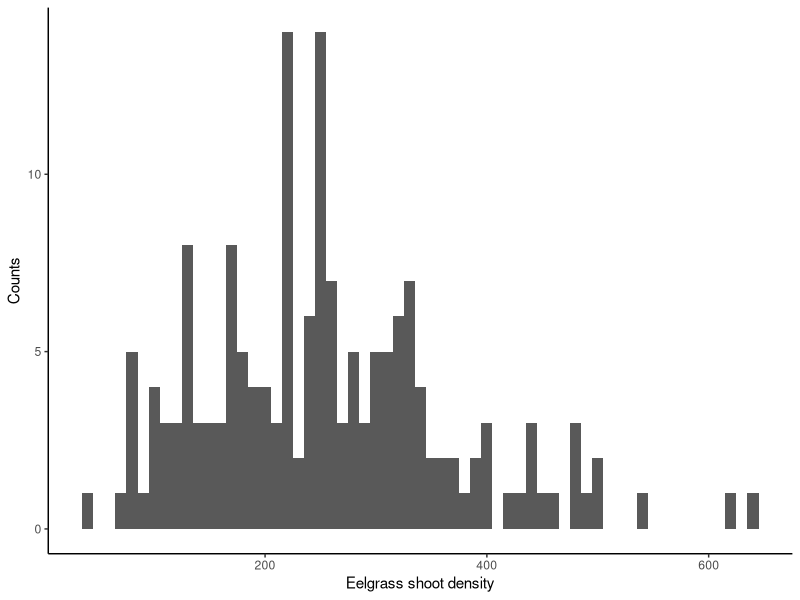
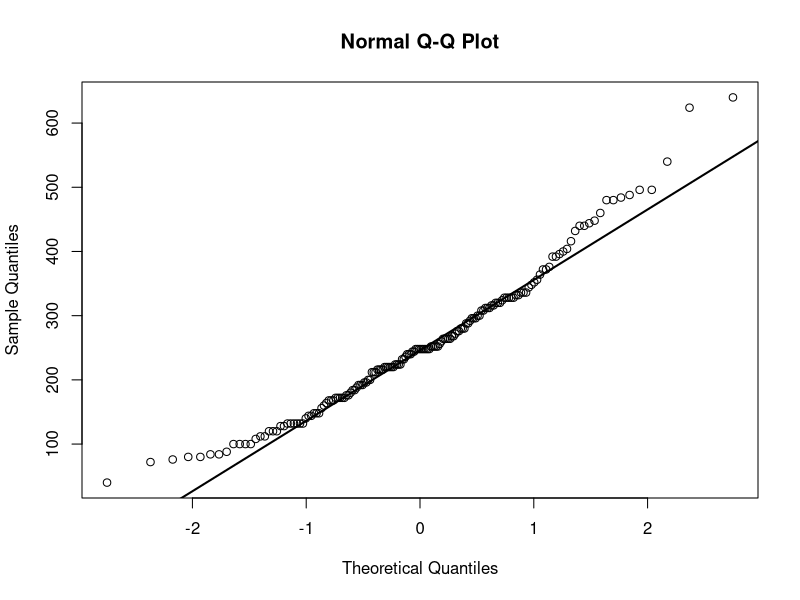
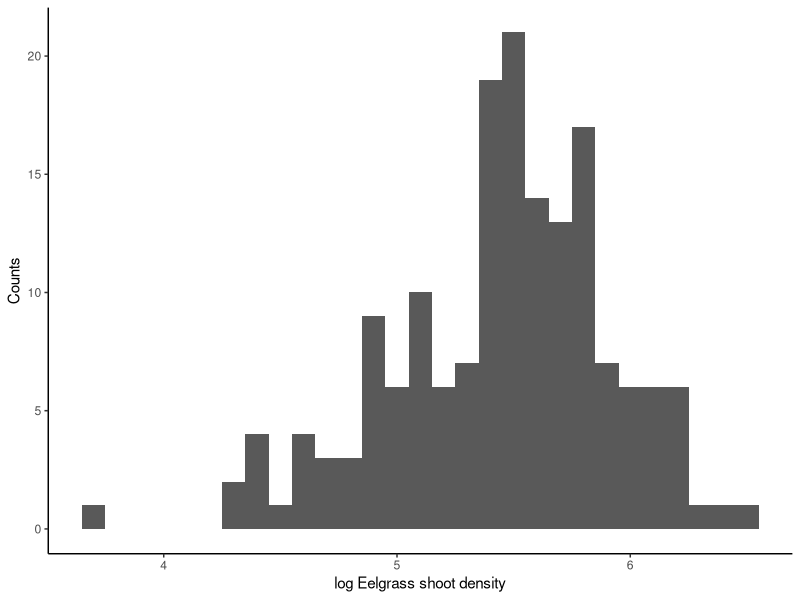
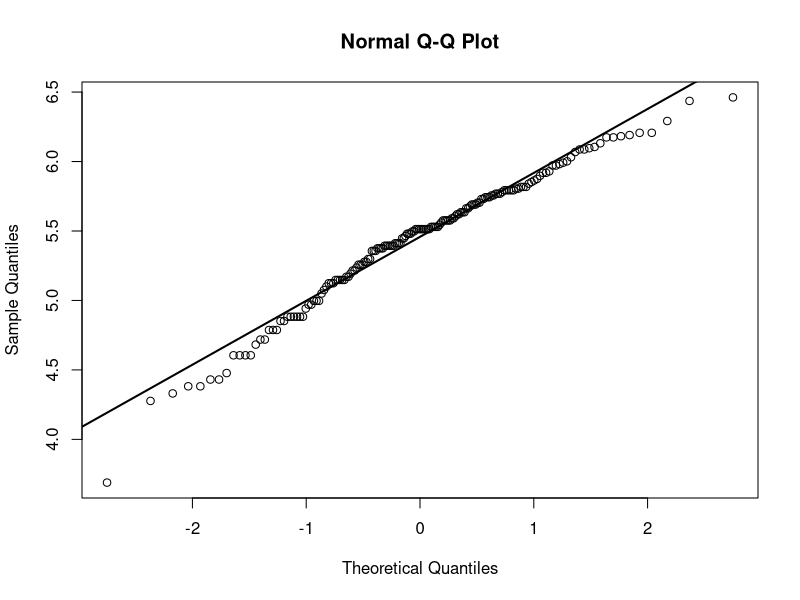
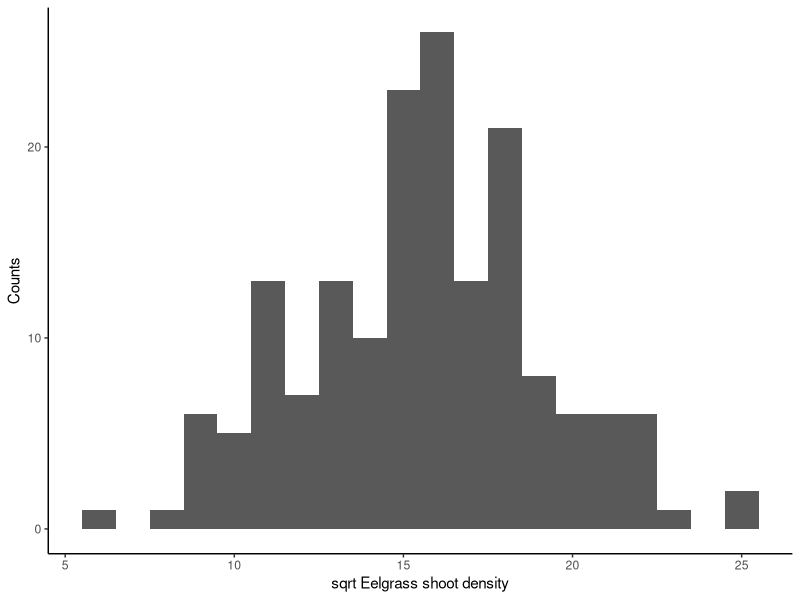
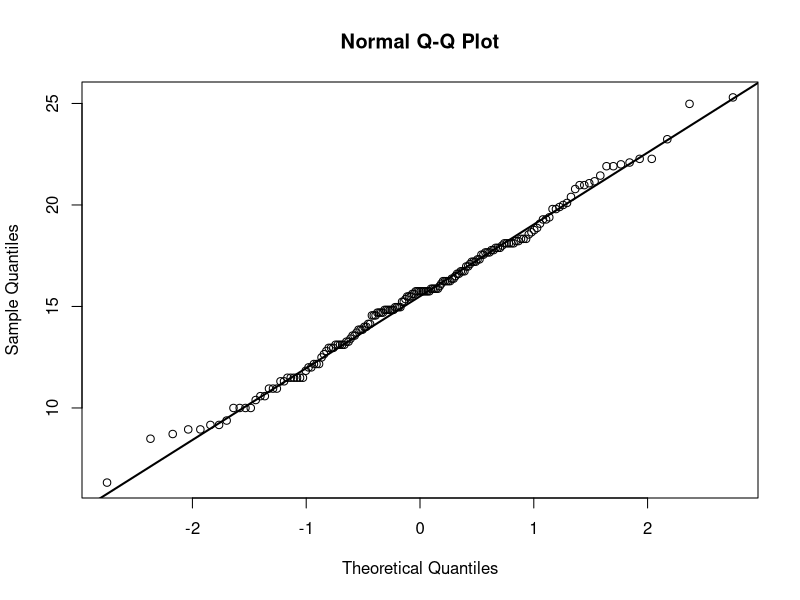
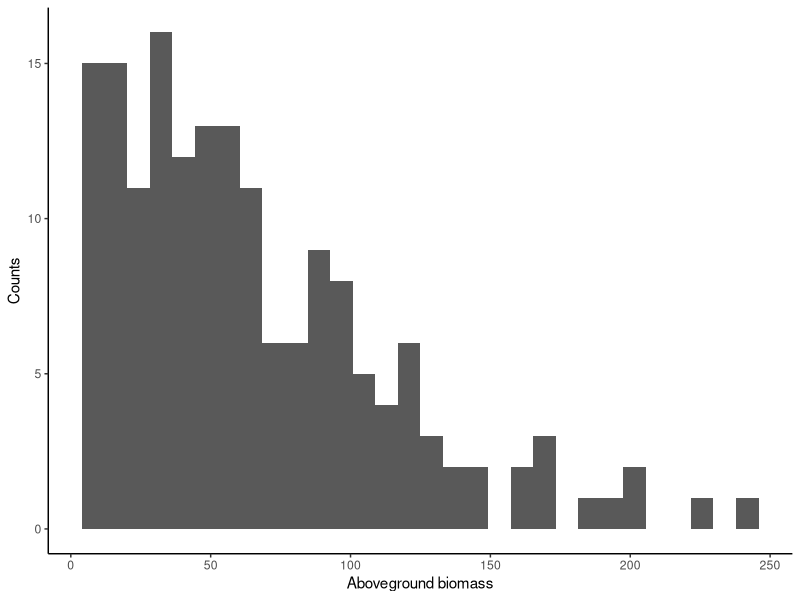
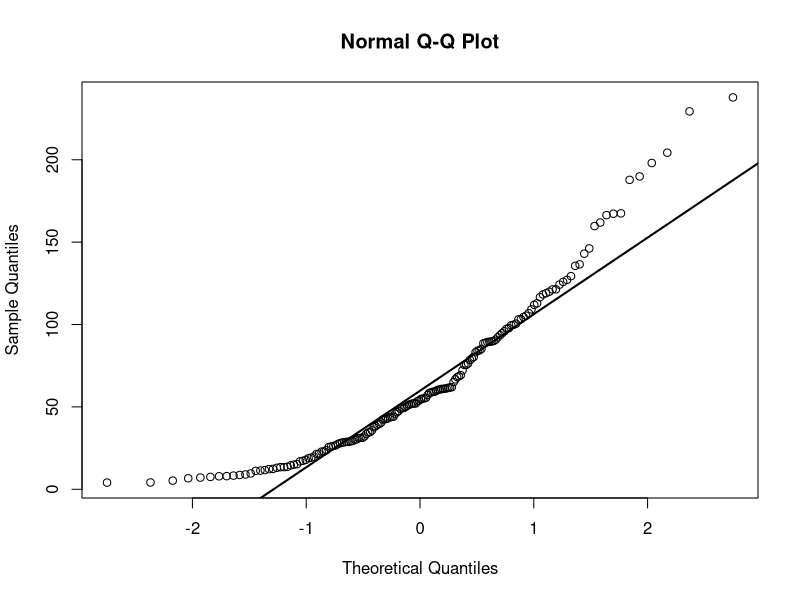

Write the R code that produced these figures, in order. (Note: this script raises an error after producing the figures.)
## ---- chunk 1
library(ggplot2)

theme_set(theme_classic())
## ---- chunk 2
tran.dat <- read.csv( "../ALL_DATA/eelgrass_bio_sed_transect_derived.csv", header = TRUE, stringsAsFactors = FALSE)
## ---- chunk 3
## Raw data ##
ggplot(tran.dat, aes(eelgrass_shoots_msq)) +
  geom_histogram(binwidth = 10) +
  labs(x = "Eelgrass shoot density", y = "Counts")

qqnorm(tran.dat$eelgrass_shoots_msq)
qqline(tran.dat$eelgrass_shoots_msq, lwd = 2)

shapiro.test(tran.dat$eelgrass_shoots_msq)

## ln transformation ##
ggplot(tran.dat, aes(log(eelgrass_shoots_msq))) +
  geom_histogram(binwidth = 0.1) +
  labs(x = "log Eelgrass shoot density", y = "Counts")

qqnorm(log(tran.dat$eelgrass_shoots_msq))
qqline(log(tran.dat$eelgrass_shoots_msq), lwd = 2)

shapiro.test(log(tran.dat$eelgrass_shoots_msq))

## sqrt transfrormation ##
ggplot(tran.dat, aes(sqrt(eelgrass_shoots_msq))) +
  geom_histogram(binwidth = 1) +
  labs(x = "sqrt Eelgrass shoot density", y = "Counts")

qqnorm(sqrt(tran.dat$eelgrass_shoots_msq))
qqline(sqrt(tran.dat$eelgrass_shoots_msq), lwd = 2)

shapiro.test(sqrt(tran.dat$eelgrass_shoots_msq))
## ---- chunk 4
## Raw data ##
ggplot(tran.dat, aes(ag_mass)) +
  geom_histogram() +
  labs(x = "Aboveground biomass", y = "Counts")

qqnorm(tran.dat$ag_mass)
qqline(tran.dat$ag_mass, lwd = 2)

shapiro.test(tran.dat$ag_mass)

## ln transformed ##
ggplot(tran.dat, aes(log(ag_mass))) +
  geom_histogram() +
  labs(x = "log Aboveground biomass", y = "Counts")

qqnorm(log(tran.dat$ag_mass))
qqline(log(tran.dat$ag_mass), lwd = 2)

shapiro.test(log(tran.dat$ag_mass))

## sqrt transformation ##
ggplot(tran.dat, aes(sqrt(ag_mass))) +
  geom_histogram() +
  labs(x = "sqrt Aboveground biomass", y = "Counts")

qqnorm(sqrt(tran.dat$ag_mass))
qqline(sqrt(tran.dat$ag_mass), lwd = 2)

shapiro.test(sqrt(tran.dat$ag_mass))
## ---- chunk 5
## Raw data ##
ggplot(tran.dat, aes(bg_mass)) +
  geom_histogram() +
  labs(x = "Belowground biomass", y = "Counts")

qqnorm(tran.dat$bg_mass)
qqline(tran.dat$bg_mass, lwd = 2)

shapiro.test(tran.dat$bg_mass)

## ln transformed ##
ggplot(tran.dat, aes(log(bg_mass))) +
  geom_histogram() +
  labs(x = "log Belowground biomass", y = "Counts")

qqnorm(log(tran.dat$bg_mass))
qqline(log(tran.dat$bg_mass), lwd = 2)

shapiro.test(log(tran.dat$bg_mass))

## sqrt transformation ##
ggplot(tran.dat, aes(sqrt(bg_mass))) +
  geom_histogram() +
  labs(x = "sqrt belowground biomass", y = "Counts")

qqnorm(sqrt(tran.dat$bg_mass))
qqline(sqrt(tran.dat$bg_mass), lwd = 2)

shapiro.test(sqrt(tran.dat$bg_mass))
## ---- chunk 6
## Raw data ##
ggplot(tran.dat, aes(ag_mass / bg_mass)) +
  geom_histogram() +
  labs(x = "AG:BG biomass", y = "Counts")

qqnorm(tran.dat$ag_mass / tran.dat$bg_mass)
qqline(tran.dat$ag_mass / tran.dat$bg_mass, lwd = 2)

## ln transformed ##
ggplot(tran.dat, aes(log(ag_mass / bg_mass))) +
  geom_histogram() +
  labs(x = "log AG:BG biomass", y = "Counts")

qqnorm(log(tran.dat$ag_mass / tran.dat$bg_mass))
qqline(log(tran.dat$ag_mass / tran.dat$bg_mass), lwd = 2)

shapiro.test(log(tran.dat$ag_mass / tran.dat$bg_mass))

## sqrt transformation ##
ggplot(tran.dat, aes(sqrt(ag_mass / bg_mass))) +
  geom_histogram() +
  labs(x = "sqrt AG:BG biomass", y = "Counts")

qqnorm(sqrt(tran.dat$ag_mass / tran.dat$bg_mass))
qqline(sqrt(tran.dat$ag_mass / tran.dat$bg_mass), lwd = 2)

shapiro.test(sqrt(tran.dat$ag_mass / tran.dat$bg_mass))
## ---- chunk 7
## Raw data ##
ggplot(tran.dat, aes(epimass_shootmass)) +
  geom_histogram() +
  labs(x = "Epiphyte load", y = "Counts")

qqnorm(tran.dat$epimass_shootmass)
qqline(tran.dat$epimass_shootmass, lwd = 2)

## ln transformed ##
ggplot(tran.dat, aes(log(epimass_shootmass))) +
  geom_histogram() +
  labs(x = "log Epiphyte load", y = "Counts")

qqnorm(log(tran.dat$epimass_shootmass))
qqline(log(tran.dat$epimass_shootmass), lwd = 2)

shapiro.test(log(tran.dat$ag_mass / tran.dat$bg_mass))

## sqrt transformation ##
ggplot(tran.dat, aes(sqrt(ag_mass / bg_mass))) +
  geom_histogram() +
  labs(x = "sqrt AG:BG biomass", y = "Counts")

qqnorm(sqrt(tran.dat$ag_mass / tran.dat$bg_mass))
qqline(sqrt(tran.dat$ag_mass / tran.dat$bg_mass), lwd = 2)

shapiro.test(sqrt(tran.dat$ag_mass / tran.dat$bg_mass))
